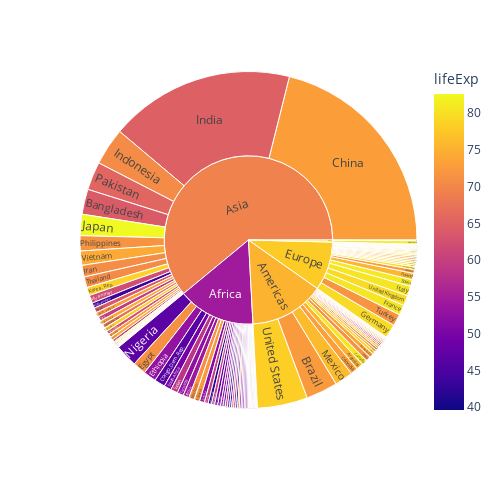

Notebook code cell kept with this figure:
### Markdown cell above
#### Sunburst plots

Sunburst is a generalization of a pie chart for data that has a hierarchical structure; i.e., it can plot categorical data that has a hierarchical structure.

Let's create a sunburst plot showing how much of the world's population is in each continent at the inner level, and then each country within each continent at the outer level. In particular, let's set the following properties:

- `path`: Should be a list with continent at the inner level and country at the outer level.
- `values`: Should specify that the angle of each segment is given by the countries population 
- `color`: Set to the countries' life expectancies


What do you think of this plot?

### Code cell
# Create a sunburst plot

fig = px.sunburst(gapminder_2007, 
                  path=['continent', 'country'], 
                  values='pop', 
                  color='lifeExp')

fig.update_layout(width = 500, height = 500)

### Figure 1 — Plotly figure (JSON) as saved in the notebook; plotly's stock layout.template omitted (floating-point values rounded to 4 significant figures; data arrays with more than 128 entries replaced by an {"elided": "..."} marker saying what was removed)
{"data": [{"branchvalues": "total", "customdata": {"elided": "147x1 float values"}, "domain": {"x": [0, 1], "y": [0, 1]}, "hovertemplate": "labels=%{label}<br>pop=%{value}<br>parent=%{parent}<br>id=%{id}<br>lifeExp=%{color}<extra></extra>", "ids": {"elided": "147 str values"}, "labels": {"elided": "147 str values"}, "marker": {"coloraxis": "coloraxis", "colors": {"elided": "147 float values"}}, "name": "", "parents": {"elided": "147 str values"}, "type": "sunburst", "values": {"elided": "147 int values"}}], "layout": {"coloraxis": {"colorbar": {"title": {"text": "lifeExp"}}, "colorscale": [[0, "#0d0887"], [0.1111, "#46039f"], [0.2222, "#7201a8"], [0.3333, "#9c179e"], [0.4444, "#bd3786"], [0.5556, "#d8576b"], [0.6667, "#ed7953"], [0.7778, "#fb9f3a"], [0.8889, "#fdca26"], [1, "#f0f921"]]}, "height": 500, "legend": {"tracegroupgap": 0}, "margin": {"t": 60}, "width": 500}}
